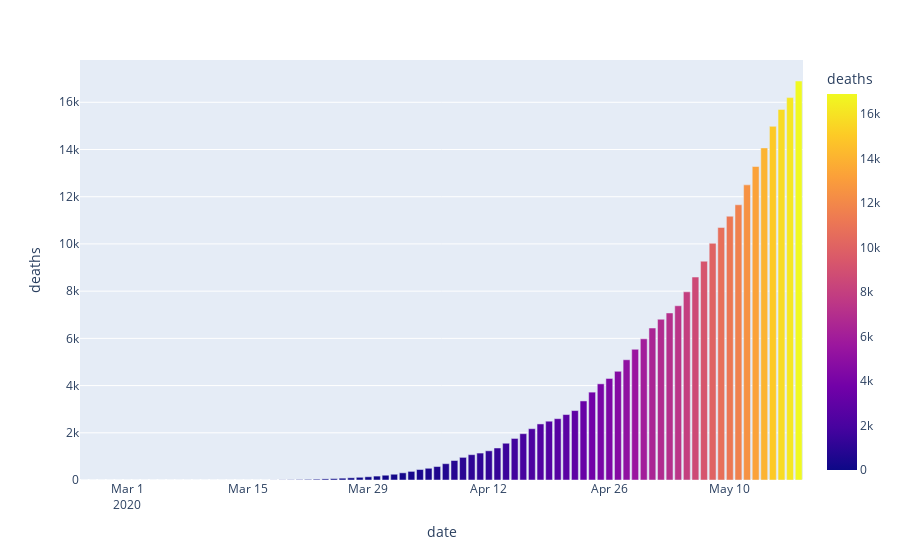

Source (notebook cell):
### Markdown cell above
### No Brasil

### Code cell
#Ultimos 10 dias  de morte no BRASIL!
original_df = pd.read_csv("cases-brazil-states-18-05-2020.csv");
df_br = original_df.filter(['date', 'state', 'deaths']);
df_br = df_br.loc[df_br['state'] == "TOTAL"];

print("Ultimos 10 dias de mortes no Brasil")
print(df_br.tail(10));
print("\n\nGráfico da curva de crescimento das mortes")

fig = px.bar(df_br, x="date", y="deaths", color="deaths", barmode="group")
fig.show()

### Figure 1 — Plotly figure (JSON) as saved in the notebook; plotly's stock layout.template omitted (floating-point values rounded to 4 significant figures)
{"data": [{"alignmentgroup": "True", "hovertemplate": "date=%{x}<br>deaths=%{marker.color}<extra></extra>", "legendgroup": "", "marker": {"color": [0, 0, 0, 0, 0, 0, 0, 0, 0, 0, 0, 0, 0, 0, 0, 0, 0, 0, 0, 0, 0, 1, 4, 7, 11, 18, 25, 34, 47, 59, 77, 93, 115, 137, 166, 202, 244, 304, 365, 444, 497, 570, 691, 826, 959, 1073, 1141, 1237, 1356, 1557, 1760, 1962, 2173, 2375, 2491, 2598, 2772, 2941, 3349, 3722, 4074, 4301, 4606, 5094, 5537, 5980, 6439, 6810, 7077, 7381, 7972, 8597, 9268, 10027, 10697, 11175, 11659, 12502, 13280, 14069, 14982, 15697, 16199, 16902], "coloraxis": "coloraxis"}, "name": "", "offsetgroup": "", "orientation": "v", "showlegend": false, "textposition": "auto", "type": "bar", "x": ["2020-02-25", "2020-02-26", "2020-02-27", "2020-02-28", "2020-02-29", "2020-03-01", "2020-03-02", "2020-03-03", "2020-03-04", "2020-03-05", "2020-03-06", "2020-03-07", "2020-03-08", "2020-03-09", "2020-03-10", "2020-03-11", "2020-03-12", "2020-03-13", "2020-03-14", "2020-03-15", "2020-03-16", "2020-03-17", "2020-03-18", "2020-03-19", "2020-03-20", "2020-03-21", "2020-03-22", "2020-03-23", "2020-03-24", "2020-03-25", "2020-03-26", "2020-03-27", "2020-03-28", "2020-03-29", "2020-03-30", "2020-03-31", "2020-04-01", "2020-04-02", "2020-04-03", "2020-04-04", "2020-04-05", "2020-04-06", "2020-04-07", "2020-04-08", "2020-04-09", "2020-04-10", "2020-04-11", "2020-04-12", "2020-04-13", "2020-04-14", "2020-04-15", "2020-04-16", "2020-04-17", "2020-04-18", "2020-04-19", "2020-04-20", "2020-04-21", "2020-04-22", "2020-04-23", "2020-04-24", "2020-04-25", "2020-04-26", "2020-04-27", "2020-04-28", "2020-04-29", "2020-04-30", "2020-05-01", "2020-05-02", "2020-05-03", "2020-05-04", "2020-05-05", "2020-05-06", "2020-05-07", "2020-05-08", "2020-05-09", "2020-05-10", "2020-05-11", "2020-05-12", "2020-05-13", "2020-05-14", "2020-05-15", "2020-05-16", "2020-05-17", "2020-05-18"], "xaxis": "x", "y": [0, 0, 0, 0, 0, 0, 0, 0, 0, 0, 0, 0, 0, 0, 0, 0, 0, 0, 0, 0, 0, 1, 4, 7, 11, 18, 25, 34, 47, 59, 77, 93, 115, 137, 166, 202, 244, 304, 365, 444, 497, 570, 691, 826, 959, 1073, 1141, 1237, 1356, 1557, 1760, 1962, 2173, 2375, 2491, 2598, 2772, 2941, 3349, 3722, 4074, 4301, 4606, 5094, 5537, 5980, 6439, 6810, 7077, 7381, 7972, 8597, 9268, 10027, 10697, 11175, 11659, 12502, 13280, 14069, 14982, 15697, 16199, 16902], "yaxis": "y"}], "layout": {"barmode": "group", "coloraxis": {"colorbar": {"title": {"text": "deaths"}}, "colorscale": [[0.0, "#0d0887"], [0.1111, "#46039f"], [0.2222, "#7201a8"], [0.3333, "#9c179e"], [0.4444, "#bd3786"], [0.5556, "#d8576b"], [0.6667, "#ed7953"], [0.7778, "#fb9f3a"], [0.8889, "#fdca26"], [1.0, "#f0f921"]]}, "legend": {"tracegroupgap": 0}, "margin": {"t": 60}, "xaxis": {"anchor": "y", "domain": [0.0, 1.0], "title": {"text": "date"}}, "yaxis": {"anchor": "x", "domain": [0.0, 1.0], "title": {"text": "deaths"}}}}
